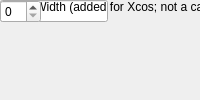
<?xml version="1.0" encoding="UTF-8"?>
<ui version="4.0">
 <class>MainWindow</class>
 <widget class="QMainWindow" name="MainWindow">
  <property name="windowTitle"><string>Stopwatch</string></property>
  <widget class="QWidget" name="centralwidget">
   <!-- NOTE: this is a simplified structural mirror of the generated
        <module>_ui.py, not a full round-trip Designer file. Regenerate
        both from the same spec if you need to edit layout by hand. -->
       <widget class="QLabel" name="label_name">
     <property name="text"><string>Block name</string></property>
    </widget>
       <widget class="QLineEdit" name="name">
     <property name="toolTip"><string>A name you choose for this block instance, e.g. to note what it's used for in this design. Shown below the block on the diagram.</string></property>
    </widget>
       <widget class="QLabel" name="label_count_width">
     <property name="text"><string>Count Width (added for Xcos; not a casper_library mask param)</string></property>
    </widget>
       <widget class="QSpinBox" name="count_width"/>
  </widget>
 </widget>
 <resources/>
 <connections/>
</ui>
